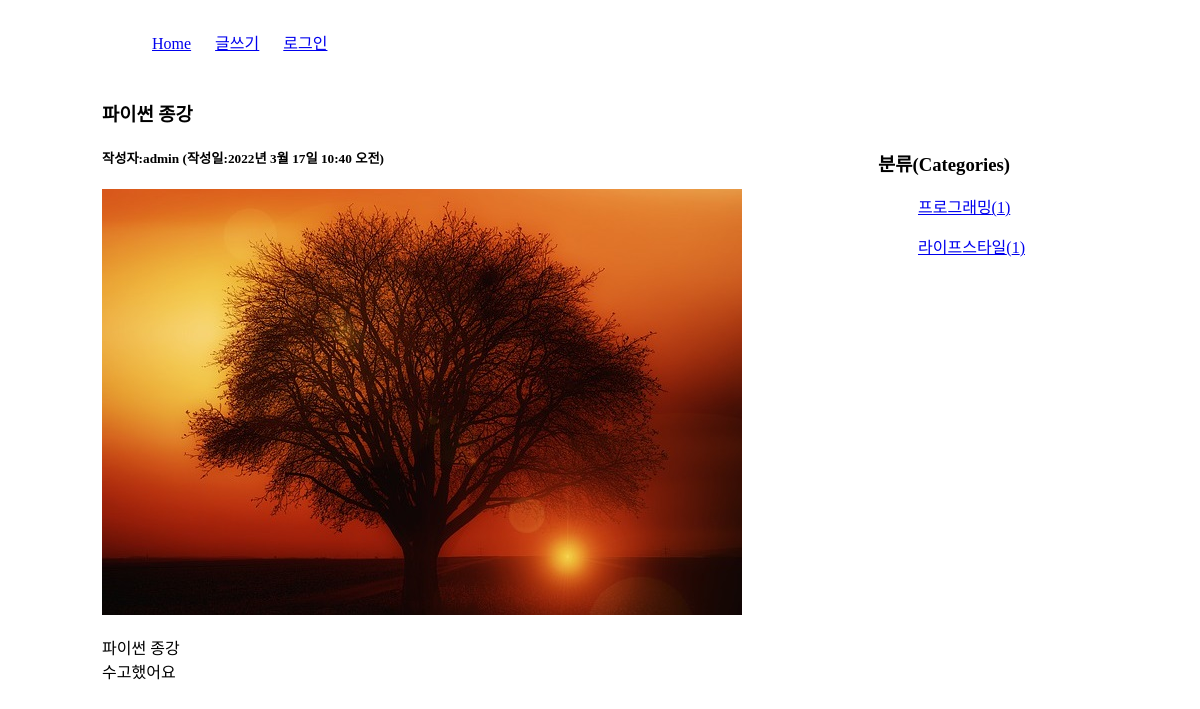
Page /blog/7/ on the committed database.
### blog/models.py (models this page shows, shortened)
class Post(models.Model):
    title = models.CharField(max_length=100)
    content = models.TextField()
    pub_date = models.DateTimeField()
    modify_date = models.DateTimeField(null=True, blank=True)
    photo = models.ImageField(upload_to='blog/images/%Y/%m/%d/',
                              null=True, blank=True)
    author = models.ForeignKey(User, on_delete=models.CASCADE)
    category = models.ForeignKey(Category, null=True, blank=True,
                            on_delete=models.SET_NULL)

class Category(models.Model):
    name = models.CharField(max_length=50, unique=True)        # 카테고리 이름
    slug = models.SlugField(max_length=200, unique=True, allow_unicode=True)    # 한글인코딩
    def __str__(self):
        return self.name
    def get_absolute_url(self):
        return "/blog/category/{}".format(self.slug)
    class Meta:
        verbose_name_plural = 'Categories'

### blog/views.py (the view)
# urls.py: path('<int:post_id>/', views.detail, name='detail'),
def detail(request, post_id):
    post = get_object_or_404(Post, pk=post_id)
    categories = Category.objects.all()
    context = {'post':post, 'categories' :categories}
    return render(request, 'blog/post_detail.html', context)

### templates/blog/post_detail.html (shortened to what this page needs)
<!DOCTYPE html>
<html lang="ko">
{% load static %}
<head>
    <link rel="stylesheet" href="{% static 'blog/css/style.css' %}">
</head>
<body>
    <div id="container">
        {% include 'navbar.html' %}
        <section id="detail">
            <h3>{{ post.title }}</h3>
            <h5>작성자:{{ post.author }} (작성일:{{ post.pub_date }})</h5>
            {% if post.photo %}
                <img src="{{ post.photo.url }}">
            {% endif %}
            <p>{{ post.content | linebreaks }}</p>
        </section>
        <aside>
            <h3>분류(Categories)</h3>
            <div>
                {% for category in categories %}
                <ul>
                    <a href="{{ category.get_absolute_url }}">
                        {{ category }}({{ category.post_set.count }})
                    </a>
                </ul>
                {% endfor %}
            </div>
        </aside>
    </div>
</body>
</html>

### static/blog/css/style.css (style rules this page uses)
#container { width: 996px; margin: 20px auto; }
#list, #detail { width:700px; float:left; }
aside { width:200px; float:right; margin:50px 20px 0 0; }

### rows in the picture
Post: title "파이썬 종강", author "admin", pub_date "2022년 3월 17일 10:40 오전", photo (picture), content "파이썬 종강 수고했어요"
Category: name "프로그래밍", post_set.count "1"
Category: name "라이프스타일", post_set.count "1"
